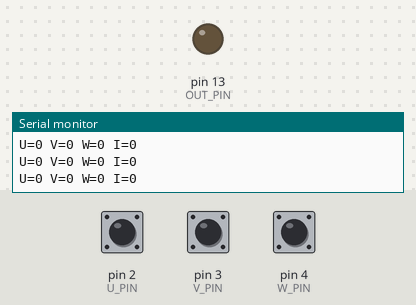
Recording of a sketch running on a simulated Arduino Uno, built with avr-gcc and run on an emulated ATmega328P. Shown: output pins drawn as LEDs (lit = HIGH), the last lines printed to the serial monitor. The test bench sets the inputs (shaded band); at power-on: pin 2 (U_PIN) HIGH, pin 3 (V_PIN) HIGH, pin 4 (W_PIN) HIGH.

Above: at 1.2 s.
1.3 s: pin 2 (U_PIN) pulled LOW for 0.25 s
At 1.5 s:
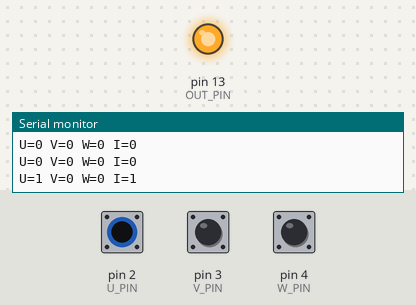
3.1 s: pin 2 (U_PIN) pulled LOW for 3.2 s
At 7.1 s:
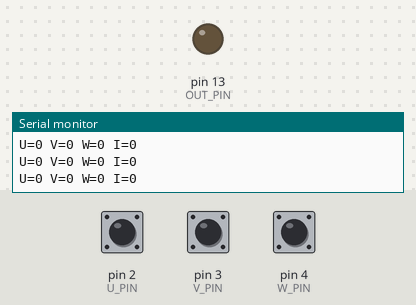
Timing chart, 0 to 8.6 s (numbered marks = the images above; inputs shaded):
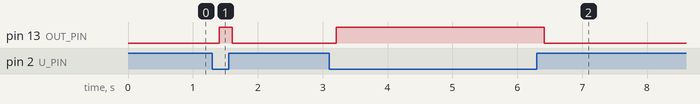

Measured:
- after the input at 1.3 s, pin 13 (OUT_PIN): LOW → HIGH after 0.10 s, → LOW 0.20 s later
- after the input at 3.1 s, pin 13 (OUT_PIN): LOW → HIGH after 0.11 s, → LOW 3.2 s later

The sketch:

gateproblem.ino
```cpp
const int U_PIN = 2;
const int V_PIN = 3;
const int W_PIN = 4;
const int OUT_PIN = 13;

void setup()
{
    pinMode(U_PIN, INPUT_PULLUP);
    pinMode(V_PIN, INPUT_PULLUP);
    pinMode(W_PIN, INPUT_PULLUP);

    pinMode(OUT_PIN, OUTPUT);

    Serial.begin(9600);
}

void loop()
{
    bool U = !digitalRead(U_PIN);
    bool V = !digitalRead(V_PIN);
    bool W = !digitalRead(W_PIN);

    // I = U(V + W')
    bool I = U && (V || !W);

    digitalWrite(OUT_PIN, I);

    Serial.print("U=");
    Serial.print(U);

    Serial.print(" V=");
    Serial.print(V);

    Serial.print(" W=");
    Serial.print(W);

    Serial.print(" I=");
    Serial.println(I);

    delay(200);
}
```
